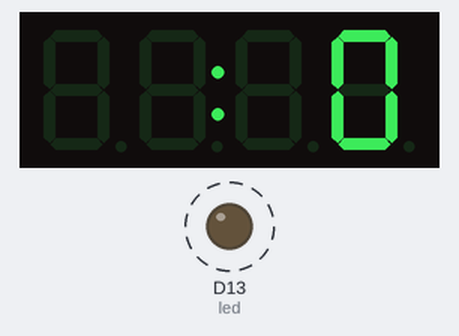
A program run on a simulated CircuitPython board. Shown: 4-digit seven-segment display, output pins drawn as LEDs (lit = HIGH). Dashed ring = blinking.

Above: at 0.1 s.
At 65.1 s:
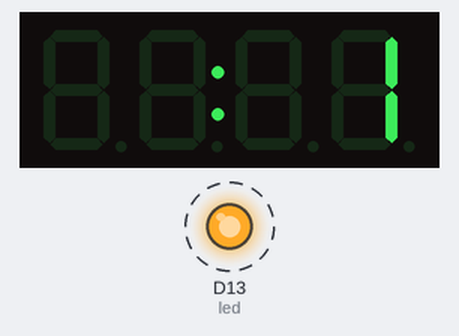
At 129.1 s:
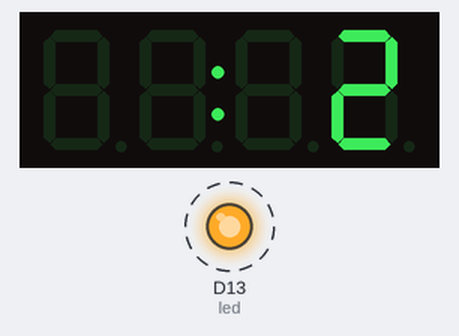
Timing chart, 0 to 130.0 s (numbered marks = the images above):
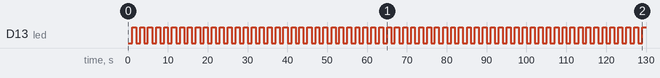

Measured:
- by itself, D13 (led): alternates HIGH for 1.0 s and LOW for 1.0 s

The program:

main.py
```python
# Trinket IO demo
# Welcome to CircuitPython 3.1.1 :)

import board
# Import all board pins and bus interface.
import board
import busio

# Import the HT16K33 LED matrix module.
from adafruit_ht16k33 import segments
from digitalio import DigitalInOut, Direction, Pull
import time

# Built in red LED
led = DigitalInOut(board.D13)
led.direction = Direction.OUTPUT

# Create the I2C interface.
i2c = busio.I2C(board.SCL, board.SDA)

# Create the matrix class.
# This creates a 16x8 matrix:
display = segments.Seg7x4(i2c)

# Clear the matrix.
display.fill(0)
# Set the brighness
display.brightness = 15
display.blink_rate = 0

######################### HELPERS ##############################


######################### MAIN LOOP ##############################
while True:
  now = time.monotonic()

  led.value = 1 if (now % 2) >= 1 else 0

  total_minutes = int(now/60)
  if total_minutes > 110:
    display.blink_rate = 3

  minutes = total_minutes % 60
  hours = int(total_minutes/60)
  digit1 = minutes % 10
  digit2 = " " if minutes < 10 and hours == 0 else int(minutes/10)
  digit3 = " " if hours == 0 else int(hours%10)
  digit4 = " "

  display.print("{}{}:{}{}".format(digit4,digit3,digit2,digit1))


  time.sleep(0.1) # make bigger to slow down
```
